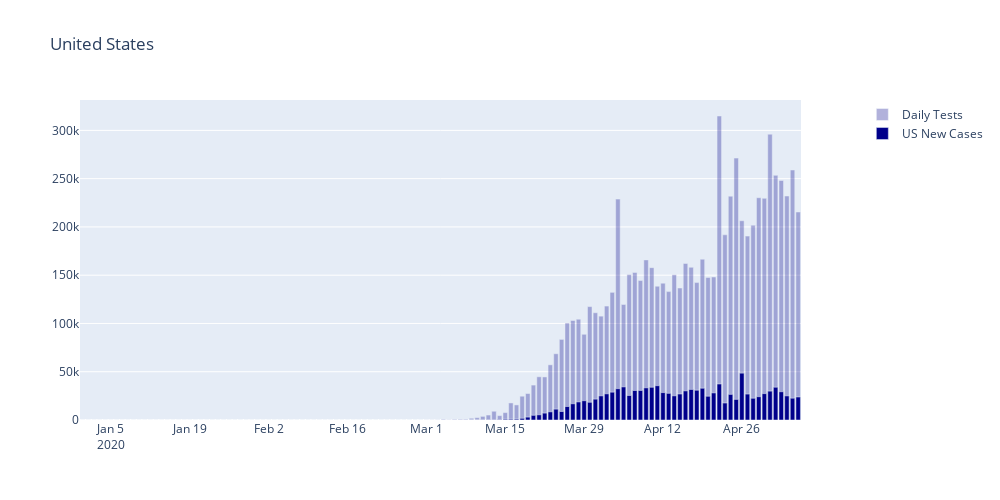

Source (notebook cell):
### Code cell
fig = make_subplots(specs=[[{"secondary_y": True}]])

fig.add_trace(go.Bar(name='Daily Tests',
                     x=test_data.date,
                     y=test_data.totalTestResultsIncrease,
                     marker_color='darkblue',
                     opacity=0.3))

fig.add_trace(go.Bar(name='US New Cases',
                     x=us_covid19_data.date,
                     y=us_covid19_data.new_cases,
                     marker_color='darkblue'))

fig.update_layout(barmode='overlay')


import math

positive_rate = us_covid19_data.new_cases / 
result = []
for d in us_covid19_data.date:
    nc = us_covid19_data[ us_covid19_data.date == d].new_cases.iloc[0]
    tt = test_data[ test_data.date == d].totalTestResultsIncrease.values
    if len(tt) == 0:
        tt = 0
    else:
        tt = tt[0]
        if math.isnan(tt):
            tt = 0

    if tt == 0:
        ratio = 0
    else:
        ratio = nc / tt

    
    result.append(ratio)
    
import plotly.express as px

fig2 = px.line(x=us_covid19_data.date, y=result, labels={'x':'Date', 'y':'Positive Rate'})
fig2.show()



fig.update_layout(title="United States", width=1000, height=500)
